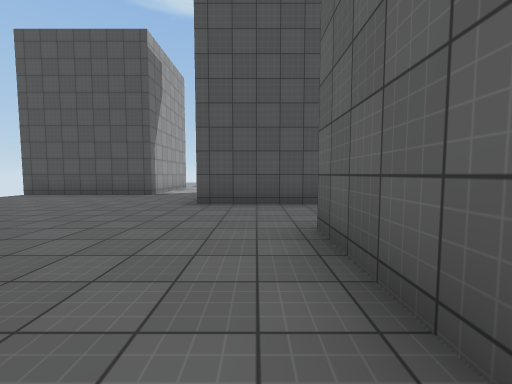
view 1 (above)

23 first-person views from a walk through a 3-D level made in the Unity game engine. The camera is 1.3 m above the floor, tilts 4° down and sees 90° across. The floor is counted in squares, 2 m on a side. Each view is taken from the middle of a square. On the plan, view 1 faces up. The plan holds only what a view shows up to about 9 squares ahead; the rest is blank. The place goes on beyond the plan. The player character is not drawn. Surface patterns are stand-ins for the level's own textures.

view 2
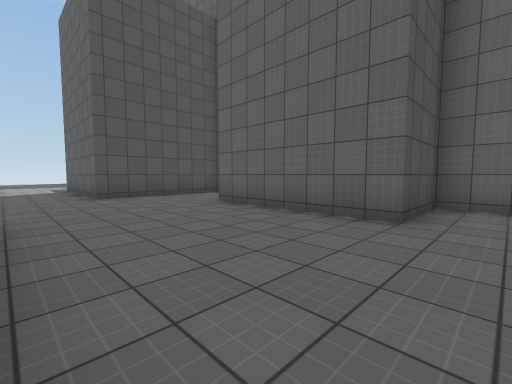

view 3
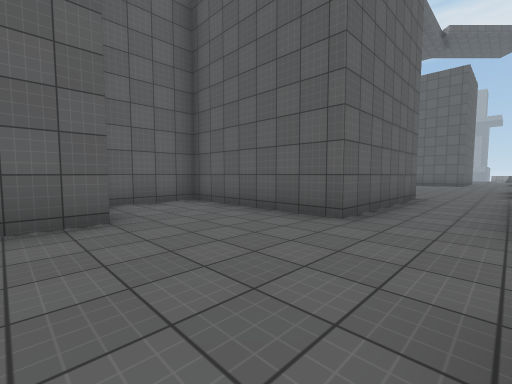

view 4
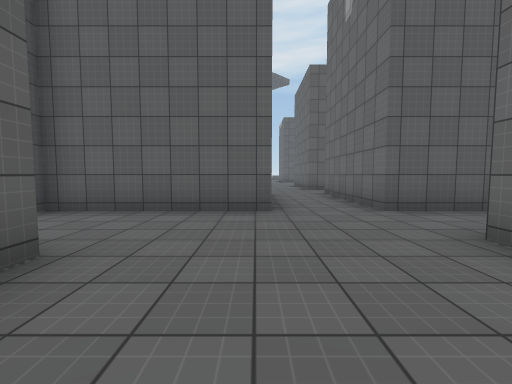

view 5
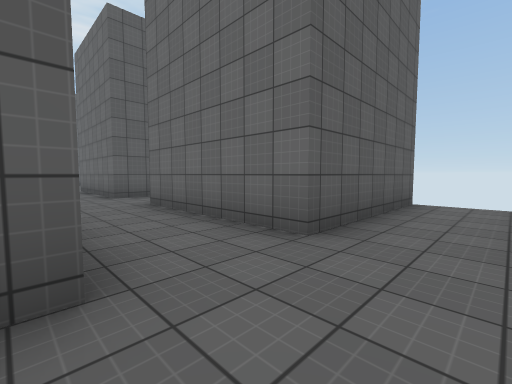

view 6
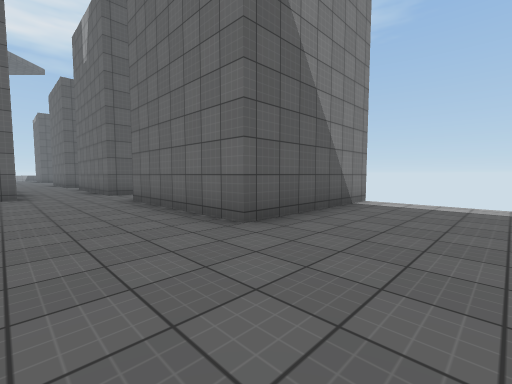

view 7
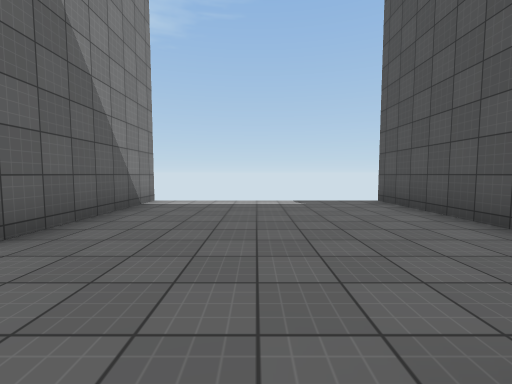

view 8
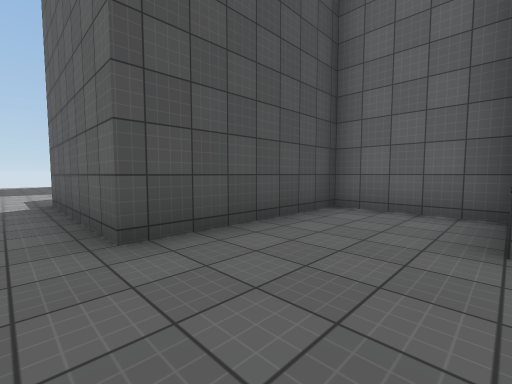

view 9
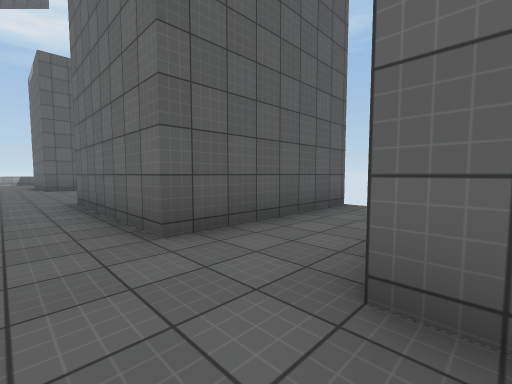

view 10
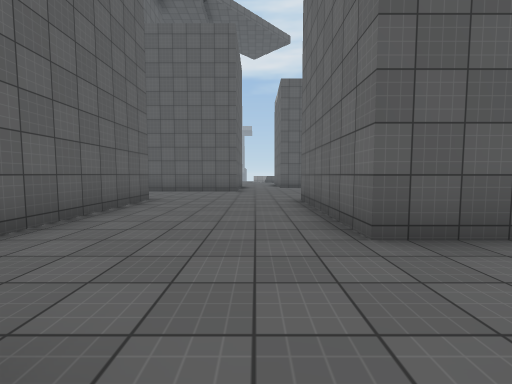

view 11
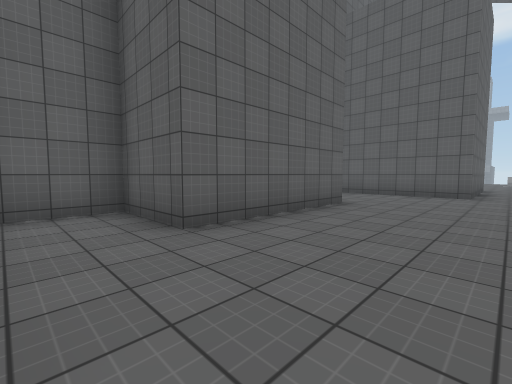

view 12
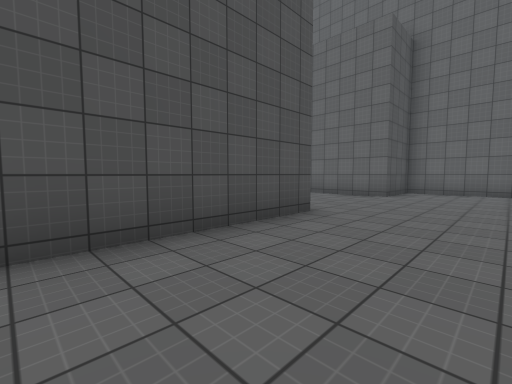

view 13
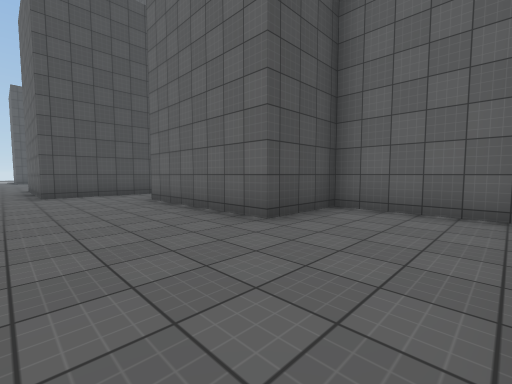

view 14
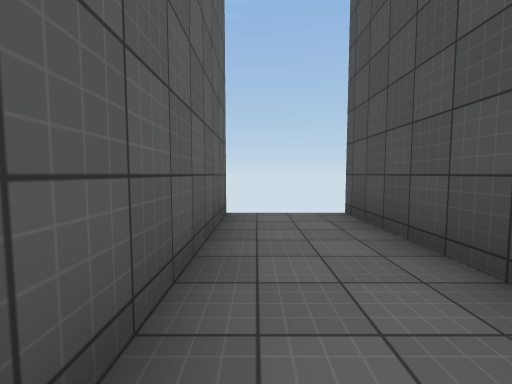

view 15
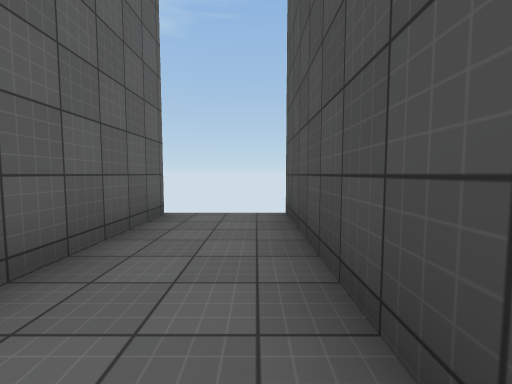

view 16
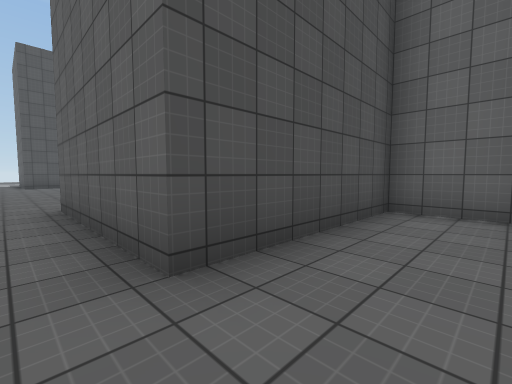

view 17
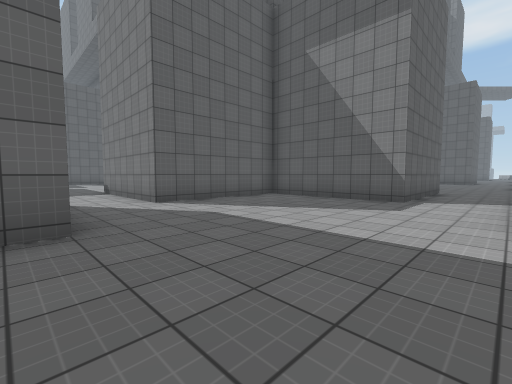

view 18
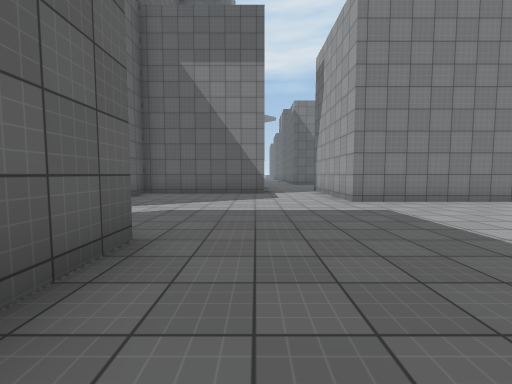

view 19
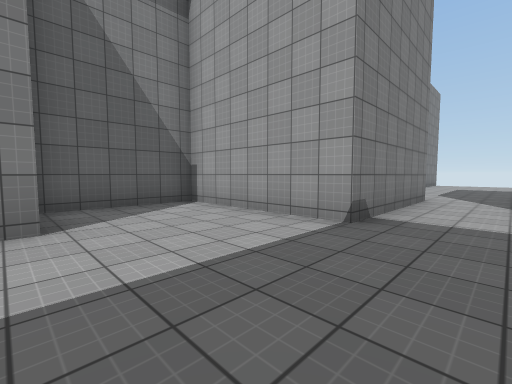

view 20
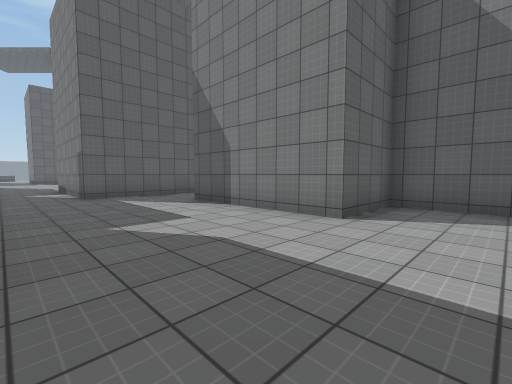

view 21
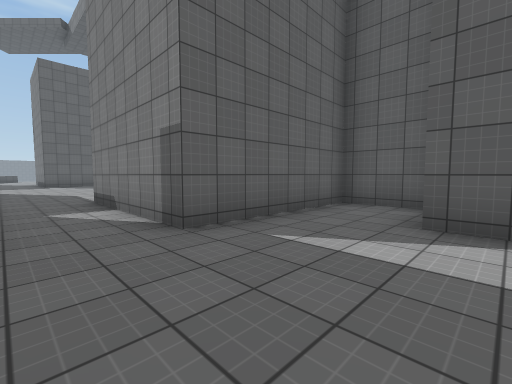

view 22
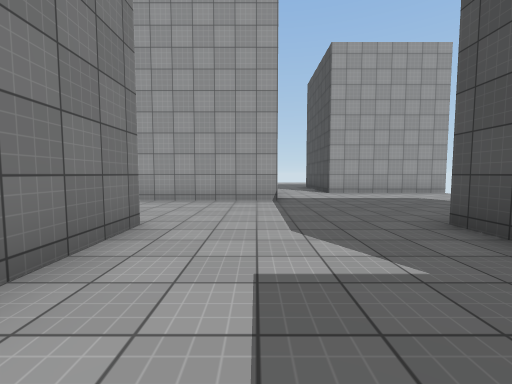

view 23
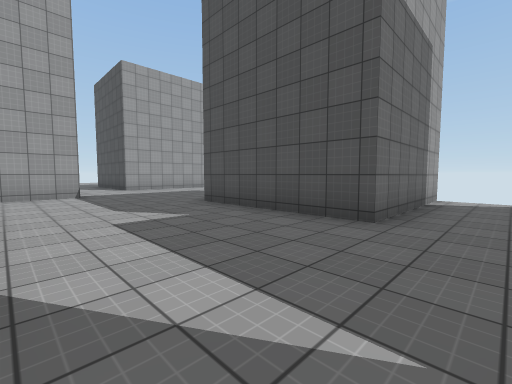

### Floor plan
Points are (right, up) in squares from view 1. A wall is a line through its corners. A room is listed if a view was taken in it or the views show most of it. See-through windows are left out.
Room 1 (views 1, 2, 3, 4, 5, 6, 7, 8, 9, 10, 11, 14, 15, 16)
walls: (-4.4, -1.5) (-7.4, -1.5); (-7.4, 2.5) (-3.3, 2.5) (-3.3, -1.5); (2.7, 2.9) (2.7, 5.5) (-1.3, 5.5) (-1.3, 9.5); (-7.4, -3.5) (-3.3, -3.5) (-3.3, -7.5) (-7.4, -7.5); (-3.3, 9.5) (-3.3, 8) (-7.4, 8); (-1.3, -7.5) (-1.3, -3.5) (2.7, -3.5) (2.7, -1) (0.7, -1) (0.7, 3); (-7.2, -9.5) (-3.3, -9.5)
ways out: opening at (-2, -8.5) to room 2; opening at (-2.5, 8.5) to room 3
Room 2 (views 12, 13)
walls: (-3.3, -9.5) (-3.3, -13.5) (-7.1, -13.5); (2.7, -16.1) (2.7, -13.5) (0.7, -13.5) (0.7, -9.5) (2.7, -9.5) (2.7, -7.5) (-1.3, -7.5)
ways out: opening at (-2, -8.5) to room 1
Room 3 (views 17, 18)
walls: (0.2, 15.4) (0.2, 16.9); (-7.1, 12) (-3.3, 12) (-3.3, 9.5); (-1.3, 9.5) (2.7, 9.5) (2.7, 13.5) (4.5, 13.5)
ways out: opening at (-2.5, 8.5) to room 1; opening at (3.5, 14.5) to room 4
Room 4 (views 19, 20, 21, 22, 23)
walls: (13.7, 19.5) (13.7, 15.5) (9.6, 15.5); (14.1, 9.5) (15.7, 9.5) (15.7, 13.5) (19.8, 13.5); (4.5, 13.5) (6.7, 13.5) (6.7, 9.5) (9.7, 9.5) (9.7, 11.5) (13.8, 11.5); (4.2, 19.6) (4.2, 15.5)
ways out: opening at (3.5, 14.5) to room 3; opening at (19.5, 14.5)

Positions as (right, up) in squares from view 1, and headings:
1: (0, 0), facing up
2: (-3, -2), facing up-right
3: (-3, 0), facing down-right
4: (-1, 1), facing down
5: (-1, -2), facing down-left
6: (-1, 5), facing down-left
7: (-1, 5), facing left
8: (-2, 3), facing up-right
9: (-2, -7), facing down-left
10: (-2, -7), facing down
11: (-2, -8), facing down-right
12: (-7, -16), facing up-right
13: (-2, -16), facing up-right
14: (-3, -3), facing left
15: (-3, -8), facing left
16: (-2, -9), facing up-right
17: (-3, 16), facing down-right
18: (-1, 18), facing down
19: (10, 15), facing down-left
20: (8, 15), facing down-right
21: (13, 15), facing down-right
22: (13, 13), facing left
23: (15, 12), facing up-left
